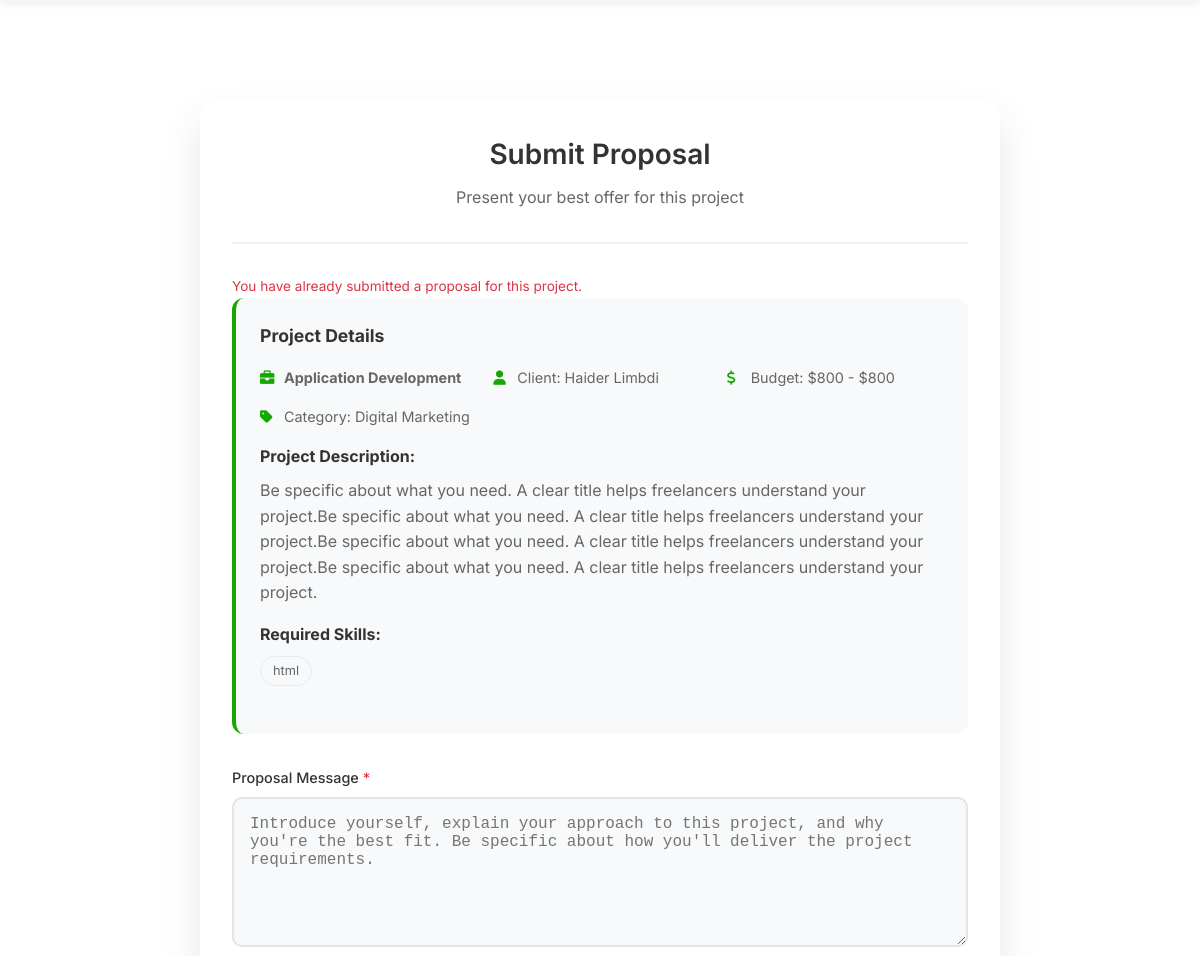
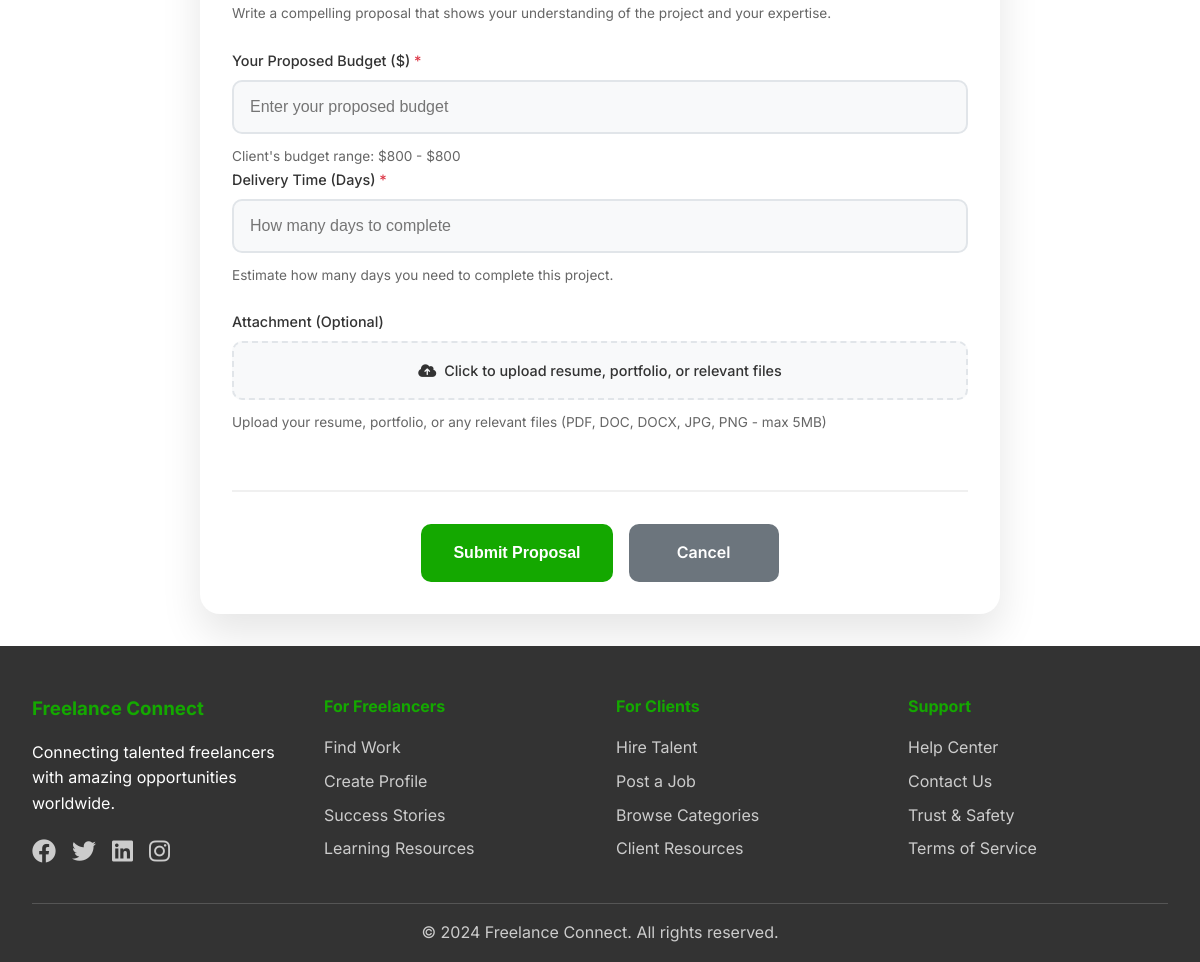
The app's page /freelance-connect/submit-proposal.php?project_id=11 (signed in) with its own data (2 pictures, top to bottom).
### tables this page shows
CREATE TABLE `projects` (
  `id` int(11) NOT NULL,
  `client_id` int(11) NOT NULL,
  `category_id` int(11) NOT NULL,
  `title` varchar(200) NOT NULL,
  `description` text NOT NULL,
  `budget_min` decimal(10,2) DEFAULT NULL,
  `budget_max` decimal(10,2) DEFAULT NULL,
  `project_type` enum('fixed','hourly') NOT NULL,
  `skills_required` text DEFAULT NULL,
  `status` enum('open','in_progress','completed','cancelled') DEFAULT 'open',
  `created_at` timestamp NOT NULL DEFAULT current_timestamp(),
  `updated_at` timestamp NOT NULL DEFAULT current_timestamp() ON UPDATE current_timestamp(),
  `admin_notes` text DEFAULT NULL
);

CREATE TABLE `users` (
  `id` int(11) NOT NULL,
  `username` varchar(50) NOT NULL,
  `email` varchar(100) NOT NULL,
  `password_hash` varchar(255) NOT NULL,
  `first_name` varchar(50) NOT NULL,
  `last_name` varchar(50) NOT NULL,
  `user_type` enum('freelancer','client') NOT NULL,
  `profile_image` varchar(255) DEFAULT NULL,
  `bio` text DEFAULT NULL,
  `skills` text DEFAULT NULL,
  `hourly_rate` decimal(10,2) DEFAULT NULL,
  `location` varchar(100) DEFAULT NULL,
  `created_at` timestamp NOT NULL DEFAULT current_timestamp(),
  `updated_at` timestamp NOT NULL DEFAULT current_timestamp() ON UPDATE current_timestamp(),
  `status` enum('active','suspended','banned') DEFAULT 'active'
);

CREATE TABLE `categories` (
  `id` int(11) NOT NULL,
  `name` varchar(100) NOT NULL,
  `description` text DEFAULT NULL,
  `icon` varchar(50) DEFAULT NULL,
  `created_at` timestamp NOT NULL DEFAULT current_timestamp()
);

### freelance-connect/submit-proposal.php (the view, shortened to what this page needs)
<?php
require_once 'config/db.php';
$user_id = $_SESSION['user_id'];
$project_id = $_GET['project_id'] ?? '';
$errors = [];
$success = '';
try {
    $stmt = $pdo->prepare("
        SELECT p.*,
               c.name as category_name,
               u.first_name, u.last_name
        FROM projects p
        LEFT JOIN categories c ON p.category_id = c.id
        LEFT JOIN users u ON p.client_id = u.id
        WHERE p.id = ? AND p.status = 'open'
    ");
    $stmt->execute([$project_id]);
    $project = $stmt->fetch(PDO::FETCH_ASSOC);
} catch (PDOException $e) {
    header("Location: browse-projects.php");
    exit();
}
try {
    $stmt = $pdo->prepare("SELECT id FROM proposals WHERE project_id = ? AND freelancer_id = ?");
    $stmt->execute([$project_id, $user_id]);
    if ($stmt->rowCount() > 0) {
        $errors['general'] = 'You have already submitted a proposal for this project.';
    }
} catch (PDOException $e) {
}
?>
<!DOCTYPE html>
<html lang="en">
<head>
    <link rel="stylesheet" href="assets/css/style.css">
    <link rel="stylesheet" href="assets/css/projects.css">
    <link href="https://cdnjs.cloudflare.com/ajax/libs/font-awesome/6.0.0/css/all.min.css" rel="stylesheet">
</head>
<body>
    <?php include 'includes/header.php'; ?>
    <div class="proposal-container">
        <div class="proposal-header">
            <h1 class="proposal-title">Submit Proposal</h1>
            <p class="proposal-subtitle">Present your best offer for this project</p>
        </div>
        <?php if (!empty($errors['general'])): ?>
            <div class="error-message"><?php echo htmlspecialchars($errors['general']); ?></div>
        <?php endif; ?>
        <div class="project-info">
            <h3>Project Details</h3>
            <div class="project-info-details">
                <div class="detail-item">
                    <i class="fas fa-briefcase"></i>
                    <span><strong><?php echo htmlspecialchars($project['title']); ?></strong></span>
                </div>
                <div class="detail-item">
                    <i class="fas fa-user"></i>
                    <span>Client:
                        <?php echo htmlspecialchars($project['first_name'] . ' ' . $project['last_name']); ?></span>
                </div>
                <div class="detail-item">
                    <i class="fas fa-dollar-sign"></i>
                    <span>Budget: $<?php echo number_format($project['budget_min']); ?> -
                        $<?php echo number_format($project['budget_max']); ?></span>
                </div>
                <div class="detail-item">
                    <i class="fas fa-tag"></i>
                    <span>Category: <?php echo htmlspecialchars($project['category_name']); ?></span>
                </div>
            </div>
            <div style="margin-top: 1rem;">
                <strong>Project Description:</strong>
                <p style="color: #666; margin-top: 0.5rem;">
                    <?php echo nl2br(htmlspecialchars($project['description'])); ?>
                </p>
            </div>
            <div style="margin-top: 1rem;">
                <strong>Required Skills:</strong>
                <div class="skills-tags" style="margin-top: 0.5rem;">
                    <?php
                    $skills = explode(', ', $project['skills_required']);
                    foreach ($skills as $skill): ?>
                        <span class="skill-tag"><?php echo htmlspecialchars(trim($skill)); ?></span>
                    <?php endforeach; ?>
                </div>
            </div>
        </div>
        <?php if (empty($success)): ?>
            <form class="proposal-form" method="POST" action="" enctype="multipart/form-data">
                <div class="form-group">
                    <label for="message" class="required-field">Proposal Message</label>
                    <textarea id="message" name="message" class="<?php echo isset($errors['message']) ? 'error' : ''; ?>"
                        placeholder="Introduce yourself, explain your approach to this project, and why you're the best fit. Be specific about how you'll deliver the project requirements."
                        required><?php echo htmlspecialchars($_POST['message'] ?? ''); ?></textarea>
                    <div class="help-text">Write a compelling proposal that shows your understanding of the project and your
                        expertise.</div>
                </div>
                <div class="form-row">
                    <div class="form-group">
                        <label for="proposed_budget" class="required-field">Your Proposed Budget ($)</label>
                        <input type="number" id="proposed_budget" name="proposed_budget"
                            value="<?php echo htmlspecialchars($_POST['proposed_budget'] ?? ''); ?>"
                            class="<?php echo isset($errors['proposed_budget']) ? 'error' : ''; ?>"
                            placeholder="Enter your proposed budget" min="1" step="0.01" required>
                        <div class="help-text">Client's budget range: $<?php echo number_format($project['budget_min']); ?>
                            - $<?php echo number_format($project['budget_max']); ?></div>
                    </div>
                    <div class="form-group">
                        <label for="delivery_time" class="required-field">Delivery Time (Days)</label>
                        <input type="number" id="delivery_time" name="delivery_time"
                            value="<?php echo htmlspecialchars($_POST['delivery_time'] ?? ''); ?>"
                            class="<?php echo isset($errors['delivery_time']) ? 'error' : ''; ?>"
                            placeholder="How many days to complete" min="1" required>
                        <div class="help-text">Estimate how many days you need to complete this project.</div>
                    </div>
                </div>
                <div class="form-group">
                    <label for="attachment">Attachment (Optional)</label>
                    <div class="file-upload">
                        <label for="attachment" class="file-upload-label">
                            <i class="fas fa-cloud-upload-alt"></i>
                            <span>Click to upload resume, portfolio, or relevant files</span>
                        </label>
                    </div>
                    <div class="help-text">Upload your resume, portfolio, or any relevant files (PDF, DOC, DOCX, JPG, PNG -
                        max 5MB)</div>
                </div>
                <div class="form-actions">
                    <button type="submit" class="submit-btn">
                        <span id="submit-text">Submit Proposal</span>
                    </button>
                    <a href="browse-projects.php" class="cancel-btn">Cancel</a>
                </div>
            </form>
        <?php endif; ?>
    </div>
    <?php include 'includes/footer.php'; ?>
</body>
</html>

### freelance-connect/assets/css/style.css (style rules this page uses)
* { margin: 0; padding: 0; box-sizing: border-box; }
body { font-family: 'Inter', sans-serif; line-height: 1.6; color: #333; background-color: #fff; }

### freelance-connect/assets/css/projects.css (style rules this page uses)
.detail-item { display: flex; align-items: center; gap: 0.5rem; color: #666; font-size: 0.9rem; }
.detail-item i { color: #14a800; width: 16px; }
.skills-tags { display: flex; flex-wrap: wrap; gap: 0.5rem; margin-bottom: 1.5rem; }
.skill-tag { background: #f8f9fa; color: #666; padding: 0.25rem 0.75rem; border-radius: 15px; font-size: 0.8rem; border: 1px solid #e9ecef; }
.proposal-container { max-width: 800px; margin: 0 auto; padding: 2rem; background: white; border-radius: 20px; box-shadow: 0 20px 40px rgba(0,0,0,0.1); margin-top: 100px; margin-bottom: 2rem; }
.proposal-header { text-align: center; margin-bottom: 2rem; padding-bottom: 2rem; border-bottom: 2px solid #f0f0f0; }
.proposal-title { font-size: 1.75rem; font-weight: 600; color: #333; margin-bottom: 0.5rem; }
.proposal-subtitle { color: #666; font-size: 1rem; }
.proposal-form { display: flex; flex-direction: column; gap: 1.5rem; }
.form-group { display: flex; flex-direction: column; gap: 0.5rem; }
.form-group label { font-weight: 500; color: #333; font-size: 0.9rem; }
.form-group input, .form-group textarea, .form-group select { padding: 1rem; border: 2px solid #e1e5e9; border-radius: 10px; font-size: 1rem; transition: border-color 0.3s ease; background: #f8f9fa; }
.form-group textarea { min-height: 150px; resize: vertical; }
.error-message { color: #dc3545; font-size: 0.85rem; margin-top: 0.25rem; }
.required-field::after { content: " *"; color: #dc3545; }
.help-text { color: #666; font-size: 0.85rem; margin-top: 0.25rem; }
.file-upload { position: relative; display: inline-block; cursor: pointer; width: 100%; }
.file-upload-label { display: flex; align-items: center; justify-content: center; gap: 0.5rem; padding: 1rem; border: 2px dashed #e1e5e9; border-radius: 10px; background: #f8f9fa; color: #666; transition: all 0.3s ease; }
.form-actions { display: flex; gap: 1rem; justify-content: center; margin-top: 2rem; padding-top: 2rem; border-top: 2px solid #f0f0f0; }
.submit-btn { background: #14a800; color: white; border: none; padding: 1rem 2rem; border-radius: 10px; font-size: 1rem; font-weight: 600; cursor: pointer; transition: all 0.3s ease; min-width: 150px; }
.cancel-btn { background: #6c757d; color: white; border: none; padding: 1rem 2rem; border-radius: 10px; font-size: 1rem; font-weight: 600; cursor: pointer; transition: all 0.3s ease; text-decoration: none; display: inline-block; min-width: 150px; text-align: center; }
.project-info { background: #f8f9fa; padding: 1.5rem; border-radius: 12px; margin-bottom: 2rem; border-left: 4px solid #14a800; }
.project-info h3 { color: #333; margin-bottom: 1rem; font-size: 1.1rem; }
.project-info-details { display: grid; grid-template-columns: repeat(auto-fit, minmax(200px, 1fr)); gap: 1rem; }

### records on screen
projects: title "Application Development", client.last_name "Haider Limbdi", budget_min "800", budget_max "800", category.name "Digital Marketing", description "Be specific about what you need. A clear title helps freelancers understand your project.Be specific about what you need. A clear title helps freelancers understand your project.Be specific about what you need. A clear title helps freelancers understand your project.Be specific about what you need. A clear title helps freelancers understand your project.", skills_required "html"

### other values on screen
$errors['general'] "You have already submitted a proposal for this project."
